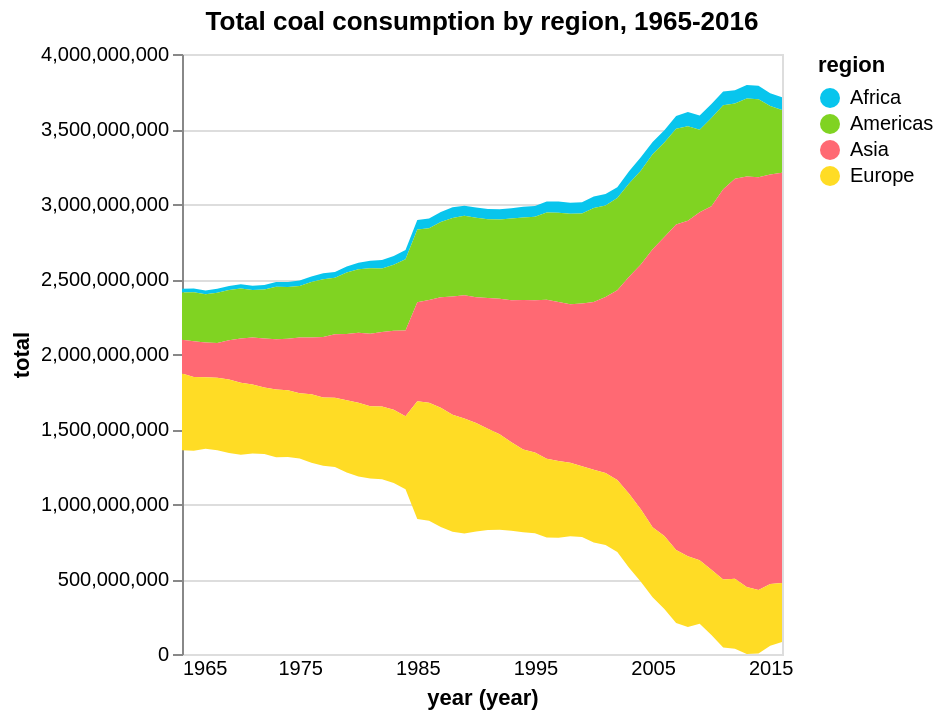

The Vega-Lite source for this figure:
### Vega-Lite specification from a JSON file in a GitHub repository (floating-point values rounded to 4 significant figures; data arrays with more than 128 entries replaced by an {"elided": "..."} marker saying what was removed)
{"$schema": "https://vega.github.io/schema/vega-lite/v5.json", "description": "Multiple line chart", "title": {"text": "Total coal consumption by region, 1965-2016"}, "data": {"values": {"elided": "3380 records"}, "format": {"parse": {"year": "date"}}}, "transform": [{"filter": {"field": "coalConsumption", "valid": true}}, {"aggregate": [{"op": "sum", "field": "coalConsumption", "as": "total"}], "groupby": ["region", "year"]}], "mark": "area", "encoding": {"x": {"field": "year", "type": "temporal", "timeUnit": "year", "axis": {"domain": false, "grid": false, "format": "%Y", "tickSize": 0}}, "y": {"field": "total", "type": "quantitative", "stack": "center"}, "color": {"field": "region", "type": "nominal", "scale": {"domain": ["Africa", "Americas", "Asia", "Europe"], "range": ["#08C5ED", "#80D322", "#FF6973", "#FFDC25"]}, "legend": {}}, "opacity": {"value": 1}, "tooltip": [{"field": "year", "type": "temporal", "timeUnit": "year", "title": "Year"}, {"field": "region", "type": "nominal", "title": "Region"}, {"field": "total", "type": "quantitative", "title": "Coal consumption (tonnes)", "format": ",.0f"}]}, "config": {"style": {}}}
